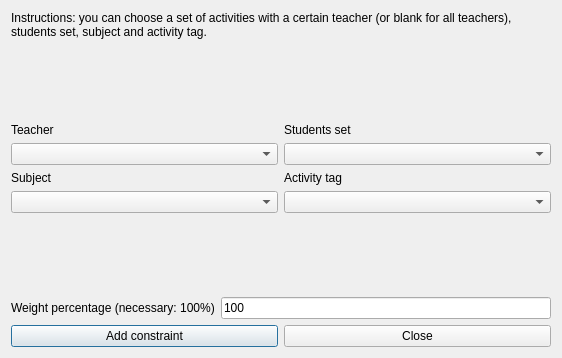
<?xml version="1.0" encoding="UTF-8"?>
<ui version="4.0">
 <class>AddConstraintActivitiesEndTeachersDayForm_template</class>
 <widget class="QDialog" name="AddConstraintActivitiesEndTeachersDayForm_template">
  <property name="geometry">
   <rect>
    <x>0</x>
    <y>0</y>
    <width>562</width>
    <height>358</height>
   </rect>
  </property>
  <property name="windowTitle">
   <string extracomment="This is the title of the dialog to add a new constraint of this type">Add activities end teachers day</string>
  </property>
  <layout class="QGridLayout" name="gridLayout">
   <item row="0" column="0" colspan="2">
    <widget class="QLabel" name="instructionsTextLabel">
     <property name="sizePolicy">
      <sizepolicy hsizetype="Minimum" vsizetype="Minimum">
       <horstretch>0</horstretch>
       <verstretch>0</verstretch>
      </sizepolicy>
     </property>
     <property name="text">
      <string>Instructions: you can choose a set of activities with a certain teacher (or blank for all teachers), students set, subject and activity tag.</string>
     </property>
     <property name="wordWrap">
      <bool>true</bool>
     </property>
    </widget>
   </item>
   <item row="1" column="0" colspan="2">
    <spacer name="spacer1">
     <property name="orientation">
      <enum>Qt::Vertical</enum>
     </property>
     <property name="sizeType">
      <enum>QSizePolicy::Expanding</enum>
     </property>
     <property name="sizeHint" stdset="0">
      <size>
       <width>20</width>
       <height>41</height>
      </size>
     </property>
    </spacer>
   </item>
   <item row="2" column="0">
    <layout class="QVBoxLayout" name="verticalLayout_2">
     <item>
      <widget class="QLabel" name="teachersTextLabel">
       <property name="text">
        <string>Teacher</string>
       </property>
       <property name="wordWrap">
        <bool>false</bool>
       </property>
      </widget>
     </item>
     <item>
      <widget class="QComboBox" name="teachersComboBox"/>
     </item>
     <item>
      <widget class="QLabel" name="subjectsTextLabel">
       <property name="text">
        <string>Subject</string>
       </property>
       <property name="wordWrap">
        <bool>false</bool>
       </property>
      </widget>
     </item>
     <item>
      <widget class="QComboBox" name="subjectsComboBox"/>
     </item>
    </layout>
   </item>
   <item row="2" column="1">
    <layout class="QVBoxLayout" name="verticalLayout">
     <item>
      <widget class="QLabel" name="studentsTextLabel">
       <property name="text">
        <string>Students set</string>
       </property>
       <property name="wordWrap">
        <bool>false</bool>
       </property>
      </widget>
     </item>
     <item>
      <widget class="QComboBox" name="studentsComboBox"/>
     </item>
     <item>
      <widget class="QLabel" name="activityTagsTextLabel">
       <property name="text">
        <string>Activity tag</string>
       </property>
       <property name="wordWrap">
        <bool>false</bool>
       </property>
      </widget>
     </item>
     <item>
      <widget class="QComboBox" name="activityTagsComboBox"/>
     </item>
    </layout>
   </item>
   <item row="3" column="0" colspan="2">
    <spacer name="spacer2">
     <property name="orientation">
      <enum>Qt::Vertical</enum>
     </property>
     <property name="sizeType">
      <enum>QSizePolicy::Expanding</enum>
     </property>
     <property name="sizeHint" stdset="0">
      <size>
       <width>20</width>
       <height>71</height>
      </size>
     </property>
    </spacer>
   </item>
   <item row="4" column="0" colspan="2">
    <layout class="QHBoxLayout">
     <item>
      <widget class="QLabel" name="weightTextLabel">
       <property name="frameShape">
        <enum>QFrame::NoFrame</enum>
       </property>
       <property name="frameShadow">
        <enum>QFrame::Plain</enum>
       </property>
       <property name="text">
        <string>Weight percentage (necessary: 100%)</string>
       </property>
       <property name="wordWrap">
        <bool>false</bool>
       </property>
      </widget>
     </item>
     <item>
      <widget class="QLineEdit" name="weightLineEdit">
       <property name="text">
        <string notr="true">100</string>
       </property>
      </widget>
     </item>
    </layout>
   </item>
   <item row="5" column="0" colspan="2">
    <layout class="QHBoxLayout">
     <item>
      <widget class="QPushButton" name="addConstraintPushButton">
       <property name="text">
        <string>Add constraint</string>
       </property>
      </widget>
     </item>
     <item>
      <widget class="QPushButton" name="closePushButton">
       <property name="text">
        <string>Close</string>
       </property>
      </widget>
     </item>
    </layout>
   </item>
  </layout>
 </widget>
 <layoutdefault spacing="6" margin="11"/>
 <resources/>
 <connections/>
</ui>
